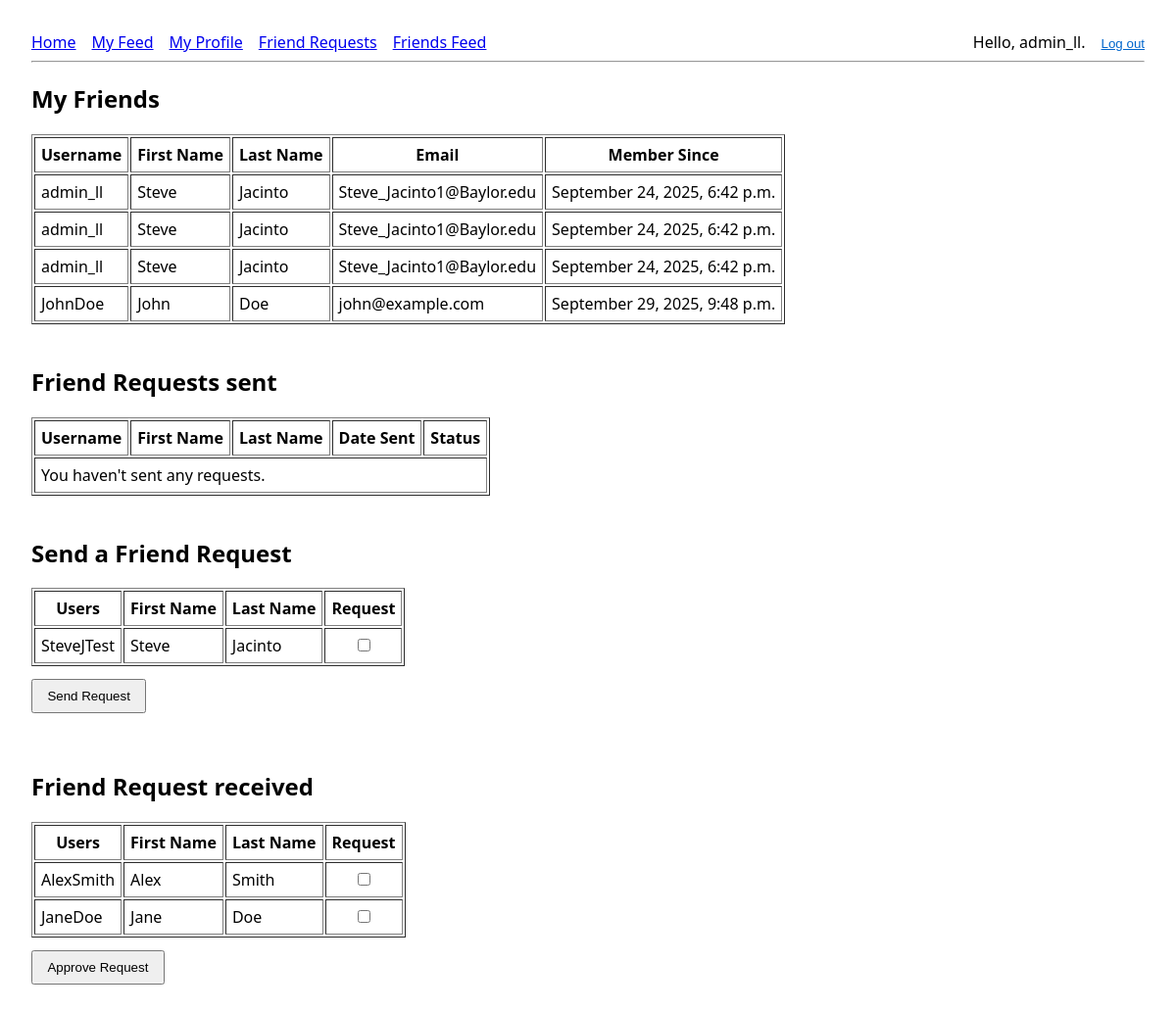
Page /friend-requests/ (signed in) on the committed database.
### feed/models.py (models this page shows, shortened)
class Profile(models.Model):
    first_name = models.CharField(max_length=200, blank=True)
    last_name  = models.CharField(max_length=200, blank=True)
    email      = models.EmailField(max_length=300, blank=True)
    dob        = models.DateField(null=True, blank=True)
    bio        = models.TextField(blank=True)
    user    = models.OneToOneField(User, on_delete=models.CASCADE)
    friends = models.ManyToManyField(User, blank=True, related_name='friends')
    created = models.DateTimeField(auto_now_add=True)
    updated = models.DateTimeField(auto_now=True)

class Relationship(models.Model):
    sender   = models.ForeignKey(Profile, on_delete=models.CASCADE, related_name='sender')
    receiver = models.ForeignKey(Profile, on_delete=models.CASCADE, related_name='receiver')
    status   = models.CharField(max_length=8, choices=STATUS_CHOICES, default='sent')
    created  = models.DateTimeField(auto_now_add=True)
    updated  = models.DateTimeField(auto_now=True)

### feed/views.py (the view)
# urls.py: path("friend-requests/", views.friend_requests, name="friend_requests"),
@login_required
def friend_requests(request):
    _ensure_demo_users()
    me = Profile.objects.get(user=request.user)
    _seed_incoming_requests(me)
    accepted = (
        Relationship.objects.filter(status='accepted')
        .filter(Q(sender=me) | Q(receiver=me))
        .select_related('sender__user', 'receiver__user')
    )
    friends = [r.receiver if r.sender_id == me.id else r.sender for r in accepted]
    sent = Relationship.objects.filter(sender=me, status='sent').select_related('receiver__user')
    received = Relationship.objects.filter(receiver=me, status='sent').select_related('sender__user')
    related_ids = {me.id}
    for r in Relationship.objects.filter(Q(sender=me) | Q(receiver=me)).only('sender_id','receiver_id'):
        related_ids.add(r.sender_id); related_ids.add(r.receiver_id)
    candidates = Profile.objects.select_related('user').exclude(id__in=related_ids)
    return render(request, "feed/friend_requests.html", {
        "me": me,
        "friends": friends,
        "sent": sent,
        "received": received,
        "candidates": candidates,
    })

### feed/views.py (called while the page is built)
def _ensure_demo_users():
    for s in DEMO_USERS:
        u, created = User.objects.get_or_create(
            username=s["username"],
            defaults={"email": s["email"]}
        )
        if created:
            u.set_password("demo123!")
            u.save()
        Profile.objects.get_or_create(
            user=u,
            defaults={
                "first_name": s["first_name"],
                "last_name": s["last_name"],
                "email": s["email"],
            },
        )

def _seed_incoming_requests(me: Profile):
    demos = Profile.objects.filter(user__username__in=[d["username"] for d in DEMO_USERS]).exclude(id=me.id)
    for demo in demos:
        already = Relationship.objects.filter(
            Q(sender=demo, receiver=me) | Q(sender=me, receiver=demo)
        ).exists()
        if not already:
            Relationship.objects.create(sender=demo, receiver=me, status="sent")

### feed/templates/feed/friend_requests.html (shortened to what this page needs)
{% extends "feed/base.html" %}
{% block content %}
<h2>My Friends</h2>
<table border="1" cellpadding="6">
  <thead>
    <tr>
      <th>Username</th><th>First Name</th><th>Last Name</th><th>Email</th><th>Member Since</th>
    </tr>
  </thead>
  <tbody>
    {% if friends %}
      {% for f in friends %}
      <tr>
        <td>{{ f.user.username }}</td>
        <td>{{ f.first_name }}</td>
        <td>{{ f.last_name }}</td>
        <td>{{ f.email }}</td>
        <td>{{ f.user.date_joined|date:"F d, Y, g:i a" }}</td>
      </tr>
      {% endfor %}
    {% else %}
      <tr><td colspan="5">No friends yet.</td></tr>
    {% endif %}
  </tbody>
</table>
<br>
<h2>Friend Requests sent</h2>
<table border="1" cellpadding="6">
  <thead>
    <tr>
      <th>Username</th><th>First Name</th><th>Last Name</th><th>Date Sent</th><th>Status</th>
    </tr>
  </thead>
  <tbody>
    {% if sent %}
      {% for r in sent %}
      <tr>
        <td>{{ r.receiver.user.username }}</td>
        <td>{{ r.receiver.first_name }}</td>
        <td>{{ r.receiver.last_name }}</td>
        <td>{{ r.date_added|date:"F d, Y, g:i a" }}</td>
        <td>{{ r.status }}</td>
      </tr>
      {% endfor %}
    {% else %}
      <tr><td colspan="5">You haven't sent any requests.</td></tr>
    {% endif %}
  </tbody>
</table>
<br>
<h2>Send a Friend Request</h2>
<form method="post" action="{% url 'feed:send_request_post' %}" style="margin-bottom:1rem;">
  <table border="1" cellpadding="6">
    <thead>
      <tr><th>Users</th><th>First Name</th><th>Last Name</th><th>Request</th></tr>
    </thead>
    <tbody>
      {% if candidates %}
        {% for c in candidates %}
        <tr>
          <td>{{ c.user.username }}</td>
          <td>{{ c.first_name }}</td>
          <td>{{ c.last_name }}</td>
          <td style="text-align:center;">
            <input type="checkbox" name="selected_profiles" value="{{ c.id }}">
          </td>
        </tr>
        {% endfor %}
      {% else %}
        <tr><td colspan="4">No available users to request.</td></tr>
      {% endif %}
    </tbody>
  </table>
  <p style="margin-top:0.8rem;">
    <button type="submit" class="btn btn-outline-primary">Send Request</button>
  </p>
</form>
<br>
<h2>Friend Request received</h2>
<form method="post" action="{% url 'feed:approve_requests' %}">
  <table border="1" cellpadding="6">
    <thead>
      <tr><th>Users</th><th>First Name</th><th>Last Name</th><th>Request</th></tr>
    </thead>
    <tbody>
      {% if received %}
        {% for r in received %}
        <tr>
          <td>{{ r.sender.user.username }}</td>
          <td>{{ r.sender.first_name }}</td>
          <td>{{ r.sender.last_name }}</td>
          <td style="text-align:center;">
            <input type="checkbox" name="approve_ids" value="{{ r.id }}">
          </td>
        </tr>
        {% endfor %}
      {% else %}
        <tr><td colspan="4">No incoming requests.</td></tr>
      {% endif %}
    </tbody>
  </table>
  <p style="margin-top:0.8rem;">
    <button type="submit" class="btn btn-outline-primary">Approve Request</button>
  </p>
</form>
{% endblock %}

### feed/templates/feed/base.html (shortened to what this page needs)
<!doctype html>
<html>
  <head>
  </head>
  <body>
    <nav>
      <a href="{% url 'feed:home' %}">Home</a>
      <a href="{% url 'feed:my_feed' %}">My Feed</a>
      <a href="{% url 'feed:my_profile' %}">My Profile</a>
      <a href="{% url 'feed:friend_requests' %}">Friend Requests</a>
      <a href="{% url 'feed:friends_feed' %}">Friends Feed</a>
      {% if user.is_authenticated %}
        <span>Hello, {{ user.username }}.</span>
        <form method="post" action="{% url 'logout' %}" style="display:inline;">
          <button type="submit" class="linklike">Log out</button>
        </form>
      {% else %}
        <a href="{% url 'login' %}">Log in</a>
        <a href="{% url 'feed:register' %}">Register</a>
      {% endif %}
    </nav>
    <hr />
    {% block content %}{% endblock %}
  </body>
</html>

### feed/templates/feed/base.html (style rules this page uses)
body { font-family: system-ui, Arial, sans-serif; margin: 2rem; }
nav { display: flex; align-items: center; gap: 1rem; }
form > p { margin-bottom: 0.8rem; }
button { padding: 0.5rem 0.9rem; }
button.linklike { background: none; border: none; padding: 0; color: #06c; text-decoration: underline; cursor: pointer; }

### rows in the picture
Profile: user.username "admin_ll", first_name "Steve", last_name "Jacinto", email "Steve_Jacinto1@Baylor.edu", user.date_joined "September 24, 2025, 6:42 p.m."
Profile: user.username "JohnDoe", first_name "John", last_name "Doe", email "john@example.com", user.date_joined "September 29, 2025, 9:48 p.m."
Profile: user.username "SteveJTest", first_name "Steve", last_name "Jacinto"
Relationship: sender.user.username "AlexSmith", sender.first_name "Alex", sender.last_name "Smith"
Relationship: sender.user.username "JaneDoe", sender.first_name "Jane", sender.last_name "Doe"

### other values in the picture
{{ user.username }} "admin_ll"
